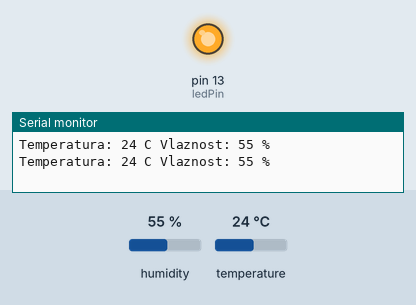
Bench run of a sketch on a simulated Arduino Uno, built with avr-gcc and run on an emulated ATmega328P. On the bench: output pins drawn as LEDs (lit = HIGH), the last lines printed to the serial monitor. The inputs (shaded band) are chosen by the test bench; at power-on: humidity 55 %, temperature 24 °C.

Above: at 2.8 s.
2.9 s: humidity set to 51 %
5.6 s: humidity set to 48 %
At 6.9 s:
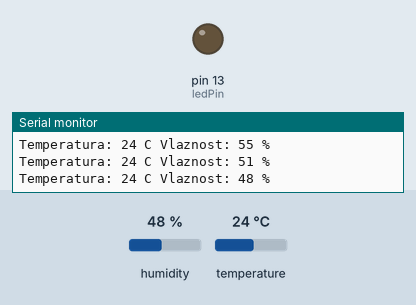
8.3 s: humidity set to 68 %
At 10.5 s:
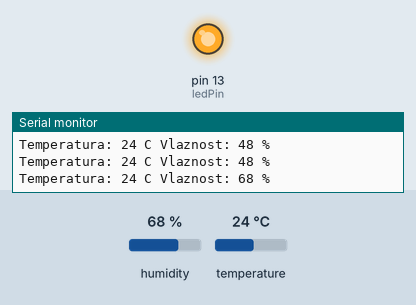
11.6 s: humidity set to 22 %
At 12.9 s:
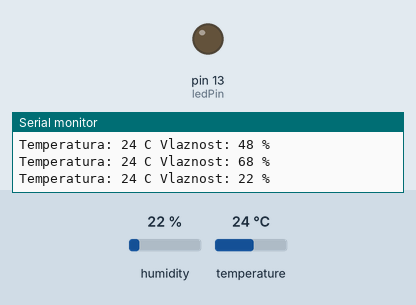
Timing chart, 0 to 14.6 s (numbered marks = the images above; inputs shaded):
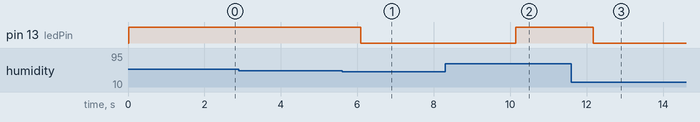

The sketch:

Temperature_and_Humidity.ino
```cpp
#include <DHT.h>
#include <DHT_U.h>

#define DHTPIN 2
#define DHTYPE DHT11

DHT dht(DHTPIN, DHTYPE);

const int ledPin = 13;

void setup() {
  dht.begin();
  pinMode(ledPin, OUTPUT);
  Serial.begin(9600);
}

void loop() {
  int temp = dht.readTemperature();
  int hum = dht.readHumidity();

  if (round(hum) >= 50) {
    digitalWrite(ledPin, HIGH);
  } else {
    digitalWrite(ledPin, LOW);
  }

  Serial.print("Temperatura: ");
  Serial.print(round(temp * 10) / 10);
  Serial.print(" C ");
  Serial.print("Vlaznost: ");
  Serial.print(round(hum * 10) / 10);
  Serial.print(" %");
  Serial.print("\n");
  delay(2000);
}
```

Measured:
- the behaviour switches between 50 and 49 % on humidity (found by bisection; images 0 and 1)
- after the input at 5.6 s, pin 13 (ledPin): HIGH → LOW after 0.50 s
- after the input at 8.3 s, pin 13 (ledPin): LOW → HIGH after 1.8 s
- after the input at 11.6 s, pin 13 (ledPin): HIGH → LOW after 0.57 s
